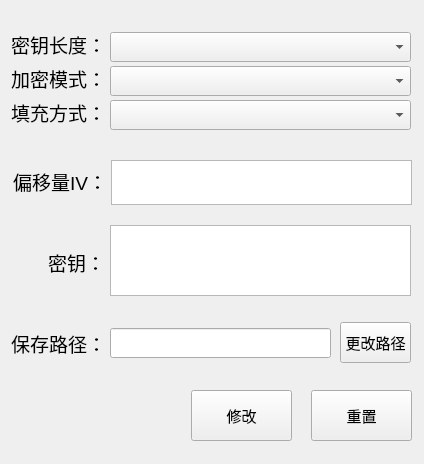
<?xml version="1.0" encoding="UTF-8"?>
<ui version="4.0">
 <class>ServiceSettingWidget</class>
 <widget class="QWidget" name="ServiceSettingWidget">
  <property name="geometry">
   <rect>
    <x>0</x>
    <y>0</y>
    <width>424</width>
    <height>464</height>
   </rect>
  </property>
  <property name="windowTitle">
   <string>Form</string>
  </property>
  <widget class="QLineEdit" name="saveDir">
   <property name="geometry">
    <rect>
     <x>110</x>
     <y>328</y>
     <width>221</width>
     <height>30</height>
    </rect>
   </property>
   <property name="minimumSize">
    <size>
     <width>150</width>
     <height>30</height>
    </size>
   </property>
   <property name="font">
    <font>
     <pointsize>11</pointsize>
    </font>
   </property>
   <property name="text">
    <string/>
   </property>
  </widget>
  <widget class="QPushButton" name="changeDirBtn">
   <property name="geometry">
    <rect>
     <x>340</x>
     <y>322</y>
     <width>71</width>
     <height>41</height>
    </rect>
   </property>
   <property name="font">
    <font>
     <pointsize>11</pointsize>
    </font>
   </property>
   <property name="text">
    <string>更改路径</string>
   </property>
  </widget>
  <widget class="QLabel" name="label_6">
   <property name="geometry">
    <rect>
     <x>11</x>
     <y>328</y>
     <width>95</width>
     <height>30</height>
    </rect>
   </property>
   <property name="font">
    <font>
     <pointsize>14</pointsize>
    </font>
   </property>
   <property name="text">
    <string>保存路径：</string>
   </property>
  </widget>
  <widget class="QPushButton" name="applyBtn">
   <property name="geometry">
    <rect>
     <x>191</x>
     <y>390</y>
     <width>101</width>
     <height>51</height>
    </rect>
   </property>
   <property name="font">
    <font>
     <pointsize>11</pointsize>
    </font>
   </property>
   <property name="text">
    <string>修改</string>
   </property>
  </widget>
  <widget class="QPushButton" name="resetBtn">
   <property name="geometry">
    <rect>
     <x>311</x>
     <y>390</y>
     <width>101</width>
     <height>51</height>
    </rect>
   </property>
   <property name="font">
    <font>
     <pointsize>11</pointsize>
    </font>
   </property>
   <property name="text">
    <string>重置</string>
   </property>
  </widget>
  <widget class="QLabel" name="label_4">
   <property name="geometry">
    <rect>
     <x>25</x>
     <y>250</y>
     <width>80</width>
     <height>25</height>
    </rect>
   </property>
   <property name="font">
    <font>
     <pointsize>14</pointsize>
    </font>
   </property>
   <property name="text">
    <string>    密钥：</string>
   </property>
   <property name="alignment">
    <set>Qt::AlignRight|Qt::AlignTrailing|Qt::AlignVCenter</set>
   </property>
  </widget>
  <widget class="QTextEdit" name="lineEditKey">
   <property name="geometry">
    <rect>
     <x>110</x>
     <y>225</y>
     <width>301</width>
     <height>71</height>
    </rect>
   </property>
   <property name="font">
    <font>
     <pointsize>11</pointsize>
    </font>
   </property>
  </widget>
  <widget class="QTextEdit" name="lineEditIv">
   <property name="geometry">
    <rect>
     <x>111</x>
     <y>160</y>
     <width>301</width>
     <height>45</height>
    </rect>
   </property>
   <property name="maximumSize">
    <size>
     <width>16777215</width>
     <height>45</height>
    </size>
   </property>
   <property name="font">
    <font>
     <pointsize>11</pointsize>
    </font>
   </property>
  </widget>
  <widget class="QLabel" name="label_5">
   <property name="geometry">
    <rect>
     <x>12</x>
     <y>169</y>
     <width>95</width>
     <height>25</height>
    </rect>
   </property>
   <property name="font">
    <font>
     <pointsize>14</pointsize>
    </font>
   </property>
   <property name="text">
    <string>偏移量IV：</string>
   </property>
   <property name="alignment">
    <set>Qt::AlignRight|Qt::AlignTrailing|Qt::AlignVCenter</set>
   </property>
  </widget>
  <widget class="QLabel" name="label">
   <property name="geometry">
    <rect>
     <x>11</x>
     <y>32</y>
     <width>95</width>
     <height>25</height>
    </rect>
   </property>
   <property name="font">
    <font>
     <pointsize>14</pointsize>
    </font>
   </property>
   <property name="text">
    <string>密钥长度：</string>
   </property>
  </widget>
  <widget class="QComboBox" name="comboBoxPadding">
   <property name="geometry">
    <rect>
     <x>110</x>
     <y>100</y>
     <width>301</width>
     <height>30</height>
    </rect>
   </property>
   <property name="minimumSize">
    <size>
     <width>150</width>
     <height>30</height>
    </size>
   </property>
   <property name="font">
    <font>
     <pointsize>14</pointsize>
    </font>
   </property>
   <property name="layoutDirection">
    <enum>Qt::LeftToRight</enum>
   </property>
  </widget>
  <widget class="QLabel" name="label_2">
   <property name="geometry">
    <rect>
     <x>11</x>
     <y>66</y>
     <width>95</width>
     <height>25</height>
    </rect>
   </property>
   <property name="font">
    <font>
     <pointsize>14</pointsize>
    </font>
   </property>
   <property name="text">
    <string>加密模式：</string>
   </property>
  </widget>
  <widget class="QComboBox" name="comboBoxLevel">
   <property name="geometry">
    <rect>
     <x>110</x>
     <y>32</y>
     <width>301</width>
     <height>30</height>
    </rect>
   </property>
   <property name="minimumSize">
    <size>
     <width>150</width>
     <height>30</height>
    </size>
   </property>
   <property name="font">
    <font>
     <pointsize>14</pointsize>
    </font>
   </property>
   <property name="layoutDirection">
    <enum>Qt::LeftToRight</enum>
   </property>
  </widget>
  <widget class="QLabel" name="label_3">
   <property name="geometry">
    <rect>
     <x>11</x>
     <y>100</y>
     <width>95</width>
     <height>25</height>
    </rect>
   </property>
   <property name="font">
    <font>
     <pointsize>14</pointsize>
    </font>
   </property>
   <property name="text">
    <string>填充方式：</string>
   </property>
  </widget>
  <widget class="QComboBox" name="comboBoxMode">
   <property name="geometry">
    <rect>
     <x>110</x>
     <y>66</y>
     <width>301</width>
     <height>30</height>
    </rect>
   </property>
   <property name="minimumSize">
    <size>
     <width>150</width>
     <height>30</height>
    </size>
   </property>
   <property name="font">
    <font>
     <pointsize>14</pointsize>
    </font>
   </property>
   <property name="layoutDirection">
    <enum>Qt::LeftToRight</enum>
   </property>
  </widget>
 </widget>
 <resources/>
 <connections/>
</ui>
